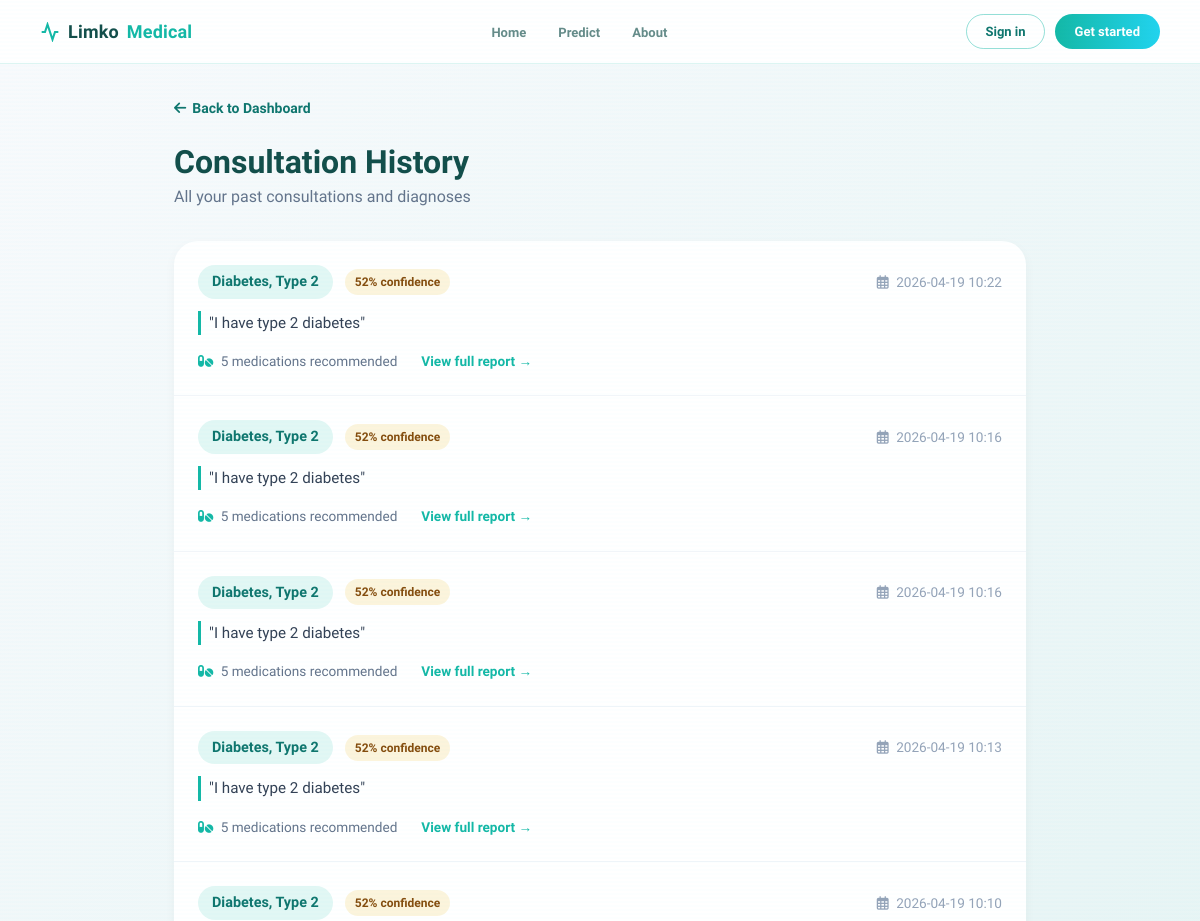
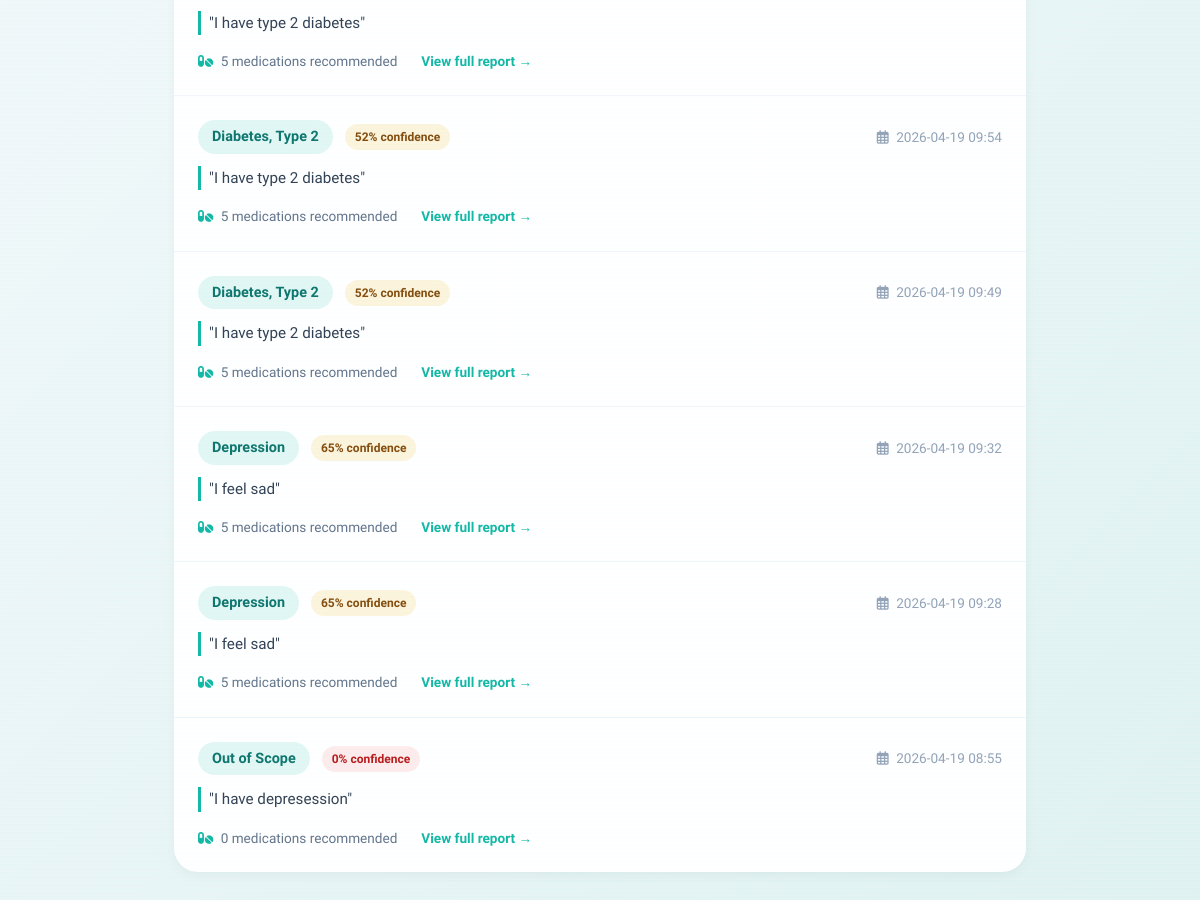
The app's page /history (signed in) with its own data (2 pictures, top to bottom).
### tables this page shows
CREATE TABLE consultations (
                    consultation_id INTEGER PRIMARY KEY AUTOINCREMENT,
                    user_id TEXT NOT NULL,
                    symptoms TEXT NOT NULL,
                    predicted_condition TEXT NOT NULL,
                    confidence REAL NOT NULL,
                    recommendations TEXT,
                    created_at TIMESTAMP DEFAULT CURRENT_TIMESTAMP, user_diagnosis TEXT, diagnosis_agreement TEXT,
                    FOREIGN KEY (user_id) REFERENCES users(user_id)
                );

### web/routes.py (the view)
@main_bp.route('/history')
@login_required
def history():
    history_service = get_history_service()
    user_id = session['user_id']
    consultations = history_service.get_user_history(user_id)
    return render_template('history.html', consultations=consultations)

### web/routes.py (called while the page is built)
def login_required(f):
    @wraps(f)
    def decorated_function(*args, **kwargs):
        if 'user_id' not in session:
            flash('Please sign in to access this page.', 'error')
            return redirect(url_for('main.login'))
        return f(*args, **kwargs)
    return decorated_function

def get_history_service():
    if not hasattr(current_app, '_history'):
        current_app._history = HistoryService()
    return current_app._history

### web/templates/history.html (shortened to what this page needs)
{% extends "base.html" %}
{% block content %}
<div class="history-page">
    <div class="history-container">
        <a href="{{ url_for('main.dashboard') }}" class="back-link">
            <i class="fas fa-arrow-left"></i> Back to Dashboard
        </a>
        <div class="page-header">
            <div>
                <h1>Consultation History</h1>
                <p>All your past consultations and diagnoses</p>
            </div>
        </div>
        {% if consultations %}
        <div class="history-card">
            {% for consult in consultations %}
            <div class="history-item">
                <div class="history-header">
                    <div class="history-condition">
                        <span class="condition-badge">{{ consult.condition }}</span>
                        {% set cl = 'High' if consult.confidence >= 0.7 else ('Moderate' if consult.confidence >= 0.5 else 'Low') %}
                        <span class="confidence-badge confidence-{{ cl|lower }}">
                            {{ (consult.confidence * 100)|int }}% confidence
                        </span>
                    </div>
                    <div class="history-date">
                        <i class="far fa-calendar-alt me-1"></i>
                        {{ consult.created_at[:16] }}
                    </div>
                </div>
                <div class="history-symptoms">
                    "{{ consult.symptoms }}"
                </div>
                <div class="history-footer">
                    <span class="recommendation-count">
                        <i class="fas fa-pills"></i>
                        {{ consult.recommendations|length }} medication{{ 's' if consult.recommendations|length != 1 }} recommended
                    </span>
                    <a href="#" class="view-details">
                        View full report →
                    </a>
                </div>
            </div>
            {% endfor %}
        </div>
        {% endif %}
    </div>
</div>
{% endblock %}

### web/static/css/style.css (style rules this page uses)
:root { --background: #020c14; --foreground: #d6f0f8; --muted: rgba(0, 210, 255, 0.06); --muted-fg: #6ba3b8; --border: rgba(0, 210, 255, 0.18); --border-strong: rgba(0, 210, 255, 0.35); --primary: #00d2ff; --primary-strong: #00b8e0; --primary-fg: #020c14; --accent: #00ffcc; --destructive: #ff4a4a; --card: rgba(0, 20, 35, 0.72); --gradient-glow: linear-gradient(135deg, #00d2ff, #00ffcc); --shadow-glow: 0 0 40px rgba(0, 210, 255, 0.22), 0 0 80px rgba(0, 255, 204, 0.1); --shadow-card: 0 8px 32px rgba(0, 0, 0, 0.6), 0 0 0 1px rgba(0, 210, 255, 0.12); --radius: 14px; }
* { box-sizing: border-box; margin: 0; padding: 0; }
html, body { background: var(--background); color: var(--foreground); font-family: "Exo 2", "Segoe UI", system-ui, sans-serif; -webkit-font-smoothing: antialiased; min-height: 100vh; }
a { color: inherit; text-decoration: none; }
body::after { content: ""; position: fixed; inset: 0; background: repeating-linear-gradient( 0deg, transparent, transparent 2px, rgba(0, 210, 255, 0.012) 2px, rgba(0, 210, 255, 0.012) 4px ); pointer-events: none; z-index: 9999; }

### web/templates/base.html (style rules this page uses)
*, *::before, *::after { box-sizing: border-box; }
body { font-family: 'Plus Jakarta Sans', system-ui, sans-serif; background: #f8fafc; color: #134e4a; margin: 0; }

### web/templates/history.html (style rules this page uses)
.history-page { background: linear-gradient(135deg, #f8fafc 0%, #e0f2f1 100%); min-height: 100vh; padding: 2rem 0 4rem; }
.history-container { max-width: 900px; margin: 0 auto; padding: 0 1.5rem; }
.page-header { display: flex; align-items: center; justify-content: space-between; margin-bottom: 2rem; }
.page-header h1 { font-size: 2rem; font-weight: 800; color: #134e4a; margin: 0; }
.page-header p { color: #64748b; margin: 0.25rem 0 0; }
.history-card { background: white; border-radius: 24px; box-shadow: 0 4px 12px rgba(0,0,0,0.04); overflow: hidden; margin-bottom: 1.5rem; }
.history-item { padding: 1.5rem; border-bottom: 1px solid #f1f5f9; transition: background 0.2s; }
.history-item:last-child { border-bottom: none; }
.history-header { display: flex; align-items: center; justify-content: space-between; margin-bottom: 0.75rem; }
.history-condition { display: flex; align-items: center; gap: 0.75rem; }
.condition-badge { background: rgba(20,184,166,0.12); color: #0f766e; padding: 6px 14px; border-radius: 50px; font-size: 0.9rem; font-weight: 700; }
.confidence-badge { font-size: 0.75rem; padding: 4px 10px; border-radius: 50px; font-weight: 600; }
.confidence-moderate { background: rgba(234,179,8,0.14); color: #854d0e; }
.confidence-low { background: rgba(239,68,68,0.1); color: #b91c1c; }
.history-date { font-size: 0.85rem; color: #94a3b8; }
.history-symptoms { color: #334155; font-size: 0.95rem; line-height: 1.6; margin-bottom: 1rem; padding-left: 0.5rem; border-left: 3px solid #14b8a6; }
.history-footer { display: flex; align-items: center; gap: 1.5rem; }
.recommendation-count { font-size: 0.85rem; color: #64748b; }
.recommendation-count i { color: #14b8a6; margin-right: 4px; }
.view-details { color: #14b8a6; font-size: 0.85rem; font-weight: 600; text-decoration: none; }
.back-link { display: inline-flex; align-items: center; gap: 6px; color: #0f766e; font-size: 14px; font-weight: 600; text-decoration: none; margin-bottom: 1.5rem; }

### records on screen
consultations: condition "Diabetes, Type 2", (consult.confidence*100)|int "52", created_at "2026-04-19 10:22", symptoms "I have type 2 diabetes", recommendations|length "5", recommendations "s"
consultations: condition "Diabetes, Type 2", (consult.confidence*100)|int "52", created_at "2026-04-19 10:16", symptoms "I have type 2 diabetes", recommendations|length "5", recommendations "s"
consultations: condition "Diabetes, Type 2", (consult.confidence*100)|int "52", created_at "2026-04-19 10:16", symptoms "I have type 2 diabetes", recommendations|length "5", recommendations "s"
consultations: condition "Diabetes, Type 2", (consult.confidence*100)|int "52", created_at "2026-04-19 10:13", symptoms "I have type 2 diabetes", recommendations|length "5", recommendations "s"
consultations: condition "Diabetes, Type 2", (consult.confidence*100)|int "52", created_at "2026-04-19 10:10", symptoms "I have type 2 diabetes", recommendations|length "5", recommendations "s"
consultations: condition "Diabetes, Type 2", (consult.confidence*100)|int "52", created_at "2026-04-19 09:54", symptoms "I have type 2 diabetes", recommendations|length "5", recommendations "s"
consultations: condition "Diabetes, Type 2", (consult.confidence*100)|int "52", created_at "2026-04-19 09:49", symptoms "I have type 2 diabetes", recommendations|length "5", recommendations "s"
consultations: condition "Depression", (consult.confidence*100)|int "65", created_at "2026-04-19 09:32", symptoms "I feel sad", recommendations|length "5", recommendations "s"
consultations: condition "Depression", (consult.confidence*100)|int "65", created_at "2026-04-19 09:28", symptoms "I feel sad", recommendations|length "5", recommendations "s"
consultations: condition "Out of Scope", (consult.confidence*100)|int "0", created_at "2026-04-19 08:55", symptoms "I have depresession", recommendations|length "0", recommendations "s"
